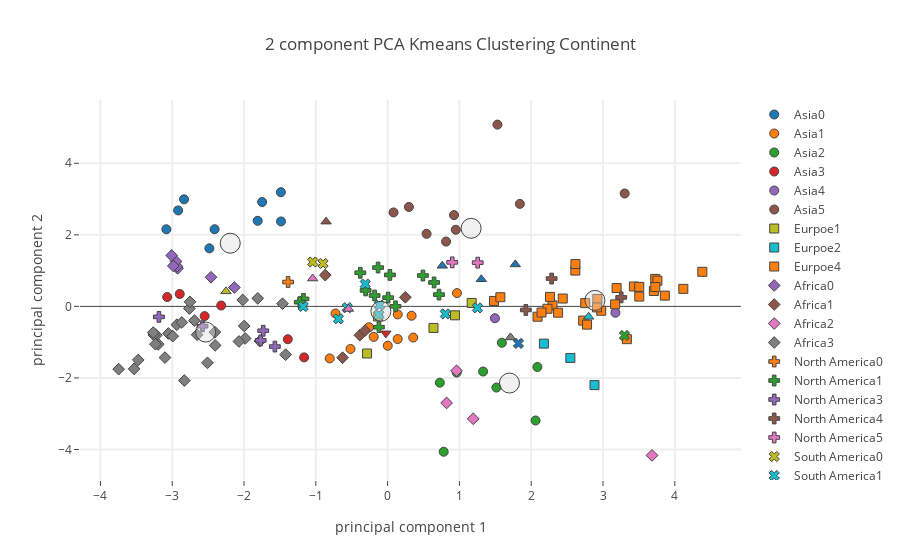

This figure's notebook cell:
### Code cell
# Calling plotly function 
plot_plotly(principalDf,"Continent",continent_centers,"Protein Foods")

### Figure 1 — Plotly figure (JSON) as saved in the notebook; plotly's stock layout.template omitted (floating-point values rounded to 4 significant figures)
{"data": [{"marker": {"color": 0, "line": {"width": 1}, "size": 9, "symbol": 0}, "mode": "markers", "name": "Asia0", "text": ["Bangladesh", "Cambodia", "Indonesia", "Lao People's Democratic Republic", "Myanmar", "Philippines", "Sri Lanka", "Thailand", "Viet Nam"], "type": "scatter", "uid": "895ba667-ea38-418d-a5b7-14397f39399d", "x": [-3.082, -2.836, -2.41, -2.918, -1.748, -1.81, -2.483, -1.485, -1.487], "y": [2.155, 2.992, 2.156, 2.682, 2.917, 2.392, 1.622, 2.374, 3.191]}, {"marker": {"color": 1, "line": {"width": 1}, "size": 9, "symbol": 0}, "mode": "markers", "name": "Asia1", "text": ["Afghanistan", "Cyprus", "Georgia", "Iran (Islamic Republic of)", "Iraq", "Jordan", "Lebanon", "Oman", "Pakistan", "Saudi Arabia", "United Arab Emirates"], "type": "scatter", "uid": "f20dccff-cd0a-4de5-b03a-003463ea3a97", "x": [-0.8066, 0.9657, 0.3567, 0.001336, -0.7261, 0.1399, -0.1941, 0.334, -0.5167, 0.1412, -0.2587], "y": [-1.454, 0.371, -0.8715, -1.1, -0.1993, -0.9128, -0.8538, -0.2617, -1.19, -0.2248, -0.5825]}, {"marker": {"color": 2, "line": {"width": 1}, "size": 9, "symbol": 0}, "mode": "markers", "name": "Asia2", "text": ["Armenia", "Azerbaijan", "Kazakhstan", "Kyrgyzstan", "Mongolia", "Turkey", "Turkmenistan", "Uzbekistan"], "type": "scatter", "uid": "14999152-c661-4707-8a0a-b183ad3771c0", "x": [1.591, 1.516, 2.086, 0.7269, 0.7811, 1.33, 2.061, 0.9623], "y": [-1.018, -2.269, -1.693, -2.133, -4.063, -1.821, -3.19, -1.851]}, {"marker": {"color": 3, "line": {"width": 1}, "size": 9, "symbol": 0}, "mode": "markers", "name": "Asia3", "text": ["Democratic People's Republic of Korea", "India", "Nepal", "Tajikistan", "Timor-Leste", "Yemen"], "type": "scatter", "uid": "bb7470d9-782e-4276-af9c-0b909503994e", "x": [-2.896, -2.318, -2.549, -1.163, -3.07, -1.391], "y": [0.3473, 0.02406, -0.272, -1.426, 0.2604, -0.9182]}, {"marker": {"color": 4, "line": {"width": 1}, "size": 9, "symbol": 0}, "mode": "markers", "name": "Asia4", "text": ["Israel", "Kuwait"], "type": "scatter", "uid": "bb8e1862-765e-4e41-add1-dd4f0e8ce915", "x": [3.173, 1.495], "y": [-0.1774, -0.3321]}, {"marker": {"color": 5, "line": {"width": 1}, "size": 9, "symbol": 0}, "mode": "markers", "name": "Asia5", "text": ["Brunei Darussalam", "China, Hong Kong SAR", "China, Macao SAR", "China, mainland", "China, Taiwan Province of", "Japan", "Malaysia", "Maldives", "Republic of Korea"], "type": "scatter", "uid": "11a1b8e6-3f91-48c1-9489-4d4ce7a92a42", "x": [0.9493, 3.302, 1.842, 0.8142, 0.5425, 0.9249, 0.08254, 1.53, 0.2961], "y": [2.142, 3.155, 2.865, 1.811, 2.027, 2.551, 2.626, 5.08, 2.779]}, {"marker": {"color": 6, "line": {"width": 1}, "size": 9, "symbol": 0}, "mode": "markers", "name": "Asia6", "text": [], "type": "scatter", "uid": "de3d434f-aeef-45e0-a446-11d0a499105a", "x": [], "y": []}, {"marker": {"color": 0, "line": {"width": 1}, "size": 9, "symbol": 1}, "mode": "markers", "name": "Eurpoe0", "text": [], "type": "scatter", "uid": "7ba9e62d-da0c-40de-b3c3-1bb3f106cd21", "x": [], "y": []}, {"marker": {"color": 1, "line": {"width": 1}, "size": 9, "symbol": 1}, "mode": "markers", "name": "Eurpoe1", "text": ["Bosnia and Herzegovina", "Bulgaria", "Republic of Moldova", "Serbia", "Slovakia"], "type": "scatter", "uid": "1c94dba4-87ed-409b-a75d-ca1567baa90d", "x": [-0.2865, 0.9384, -0.132, 0.6384, 1.171], "y": [-1.317, -0.2492, -0.2819, -0.6023, 0.09598]}, {"marker": {"color": 2, "line": {"width": 1}, "size": 9, "symbol": 1}, "mode": "markers", "name": "Eurpoe2", "text": ["Albania", "Greece", "Romania"], "type": "scatter", "uid": "4ccd4f65-01fe-4931-b40a-933c3db8f9b6", "x": [2.881, 2.545, 2.177], "y": [-2.2, -1.441, -1.041]}, {"marker": {"color": 3, "line": {"width": 1}, "size": 9, "symbol": 1}, "mode": "markers", "name": "Eurpoe3", "text": [], "type": "scatter", "uid": "7bf4732c-8889-45a0-85c6-b2619f8fdbc7", "x": [], "y": []}, {"marker": {"color": 4, "line": {"width": 1}, "size": 9, "symbol": 1}, "mode": "markers", "name": "Eurpoe4", "text": ["Austria", "Belarus", "Belgium", "Croatia", "Czechia", "Denmark", "Estonia", "Finland", "France", "Germany", "Hungary", "Iceland", "Ireland", "Italy", "Latvia", "Lithuania", "Luxembourg", "Malta", "Montenegro", "Netherlands", "Norway", "Poland", "Portugal", "Russian Federation", "Slovenia", "Spain", "Sweden", "Switzerland", "Ukraine", "United Kingdom"], "type": "scatter", "uid": "962b0ebf-37d3-4e0c-8530-1a4624012147", "x": [3.43, 3.727, 2.297, 1.482, 2.262, 3.505, 3.333, 4.119, 3.169, 3.189, 1.57, 3.862, 2.724, 2.752, 2.975, 4.383, 3.505, 2.439, 2.778, 3.708, 2.921, 3.757, 2.614, 2.917, 2.088, 2.616, 3.729, 2.227, 2.144, 2.374], "y": [0.5553, 0.7676, 0.02753, 0.1522, 0.2645, 0.5451, -0.9163, 0.4894, 0.05683, 0.5137, 0.2564, 0.3008, -0.398, 0.09023, -0.1223, 0.9663, 0.275, 0.2192, -0.5101, 0.4303, 0.2097, 0.7188, 1.001, -0.02854, -0.2891, 1.185, 0.541, -0.06654, -0.1704, -0.1763]}, {"marker": {"color": 5, "line": {"width": 1}, "size": 9, "symbol": 1}, "mode": "markers", "name": "Eurpoe5", "text": [], "type": "scatter", "uid": "d4be596e-9a38-4a07-9258-797a8a319822", "x": [], "y": []}, {"marker": {"color": 6, "line": {"width": 1}, "size": 9, "symbol": 1}, "mode": "markers", "name": "Eurpoe6", "text": [], "type": "scatter", "uid": "e754fdcd-ecad-4671-a9b1-96236304104a", "x": [], "y": []}, {"marker": {"color": 0, "line": {"width": 1}, "size": 9, "symbol": 2}, "mode": "markers", "name": "Africa0", "text": ["Gambia", "Guinea", "Guinea-Bissau", "Liberia", "Madagascar", "Senegal", "Sierra Leone"], "type": "scatter", "uid": "02ae1a6e-3816-402c-9d83-ea3e29725e03", "x": [-2.135, -2.926, -2.935, -2.947, -2.985, -2.46, -3.008], "y": [0.5281, 1.063, 1.119, 1.256, 1.131, 0.8145, 1.424]}, {"marker": {"color": 1, "line": {"width": 1}, "size": 9, "symbol": 2}, "mode": "markers", "name": "Africa1", "text": ["Egypt", "Gabon", "Mauritania", "Mauritius", "South Africa"], "type": "scatter", "uid": "616f912c-7ea5-4c84-bbcd-28b155296de8", "x": [-0.3865, -0.8688, -0.6271, 0.247, -0.3152], "y": [-0.8067, 0.8738, -1.434, 0.2536, -0.6777]}, {"marker": {"color": 2, "line": {"width": 1}, "size": 9, "symbol": 2}, "mode": "markers", "name": "Africa2", "text": ["Algeria", "Morocco", "Sudan", "Tunisia"], "type": "scatter", "uid": "03dff297-406b-426b-90ee-7871a33bcee4", "x": [0.8217, 1.192, 3.683, 0.9602], "y": [-2.699, -3.143, -4.164, -1.799]}, {"marker": {"color": 3, "line": {"width": 1}, "size": 9, "symbol": 2}, "mode": "markers", "name": "Africa3", "text": ["Angola", "Benin", "Botswana", "Burkina Faso", "Cabo Verde", "Cameroon", "Central African Republic", "Chad", "Congo (note no data in Food suppley tables for DRC)", "CÃƒÂ´te d'Ivoire", "Djibouti", "Ethiopia", "Ghana", "Kenya", "Lesotho", "Malawi", "Mali", "Mozambique", "Namibia", "Niger", "Nigeria", "Rwanda", "Sao Tome and Principe", "Eswatini", "Togo", "Uganda", "United Republic of Tanzania", "Zambia", "Zimbabwe"], "type": "scatter", "uid": "1cfe7b39-68c5-4068-b82f-de960649d24a", "x": [-1.998, -2.761, -1.779, -3.053, -1.465, -3.22, -2.402, -2.936, -2.018, -2.753, -1.42, -3.101, -2.691, -2.509, -2.831, -3.531, -2.406, -3.257, -1.984, -3.473, -2.866, -3.746, -1.809, -2.071, -3.264, -3.194, -3.234, -2.993, -2.654], "y": [-0.5484, -0.0614, -0.9705, -0.7575, 0.07609, -0.8056, -1.09, -0.5118, 0.1795, 0.1269, -1.349, -1.431, -0.3966, -1.578, -2.073, -1.747, -0.7207, -0.7985, -0.8965, -1.498, -0.4496, -1.756, 0.2235, -0.9806, -0.7307, -1.06, -1.056, -0.8322, -0.7923]}, {"marker": {"color": 4, "line": {"width": 1}, "size": 9, "symbol": 2}, "mode": "markers", "name": "Africa4", "text": [], "type": "scatter", "uid": "c61a6a34-a129-49b7-a7be-6ea35d948032", "x": [], "y": []}, {"marker": {"color": 5, "line": {"width": 1}, "size": 9, "symbol": 2}, "mode": "markers", "name": "Africa5", "text": [], "type": "scatter", "uid": "54aac511-8dab-49bf-b582-c554dbdf8835", "x": [], "y": []}, {"marker": {"color": 6, "line": {"width": 1}, "size": 9, "symbol": 2}, "mode": "markers", "name": "Africa6", "text": [], "type": "scatter", "uid": "b7c962eb-da80-4da1-ab95-fe5d91f483e1", "x": [], "y": []}, {"marker": {"color": 0, "line": {"width": 1}, "size": 9, "symbol": 3}, "mode": "markers", "name": "North America0", "text": ["Dominican Republic"], "type": "scatter", "uid": "106b4f44-3c36-4fbe-83f0-e73d10ddcecd", "x": [-1.386], "y": [0.6811]}, {"marker": {"color": 1, "line": {"width": 1}, "size": 9, "symbol": 3}, "mode": "markers", "name": "North America1", "text": ["Barbados", "Belize", "Costa Rica", "Cuba", "Dominica", "Grenada", "Jamaica", "Mexico", "Panama", "Saint Kitts and Nevis", "Saint Lucia", "Saint Vincent and the Grenadines", "Trinidad and Tobago"], "type": "scatter", "uid": "c0666822-7559-425b-bd21-7492a58ef7d9", "x": [0.7157, -1.172, -0.1812, -1.223, 0.1099, 0.03158, -0.3062, -0.1214, -0.3806, -0.133, 0.6469, 0.4919, 0.007467], "y": [0.329, 0.2096, 0.3032, 0.1173, 0.002163, 0.8801, 0.4467, -0.5812, 0.9396, 1.085, 0.6691, 0.8623, 0.2446]}, {"marker": {"color": 2, "line": {"width": 1}, "size": 9, "symbol": 3}, "mode": "markers", "name": "North America2", "text": [], "type": "scatter", "uid": "f04a1d17-8ee8-4ab2-ac16-f40939b13338", "x": [], "y": []}, {"marker": {"color": 3, "line": {"width": 1}, "size": 9, "symbol": 3}, "mode": "markers", "name": "North America3", "text": ["El Salvador", "Guatemala", "Haiti", "Honduras", "Nicaragua"], "type": "scatter", "uid": "fe749d90-275b-412f-b6e7-0a9cf02ba531", "x": [-1.57, -1.768, -3.185, -1.732, -2.579], "y": [-1.123, -0.9494, -0.2936, -0.6808, -0.5548]}, {"marker": {"color": 4, "line": {"width": 1}, "size": 9, "symbol": 3}, "mode": "markers", "name": "North America4", "text": ["Bermuda", "Canada", "United States of America"], "type": "scatter", "uid": "ec485a32-1ed0-477d-a76e-cde3b3b7fd85", "x": [2.284, 1.925, 3.254], "y": [0.7772, -0.1002, 0.2515]}, {"marker": {"color": 5, "line": {"width": 1}, "size": 9, "symbol": 3}, "mode": "markers", "name": "North America5", "text": ["Antigua and Barbuda", "Bahamas"], "type": "scatter", "uid": "140214d3-a35b-449c-851f-392144da0b27", "x": [0.8999, 1.255], "y": [1.231, 1.222]}, {"marker": {"color": 6, "line": {"width": 1}, "size": 9, "symbol": 3}, "mode": "markers", "name": "North America6", "text": [], "type": "scatter", "uid": "fd865454-2882-451d-8220-7857d1367705", "x": [], "y": []}, {"marker": {"color": 0, "line": {"width": 1}, "size": 9, "symbol": 4}, "mode": "markers", "name": "South America0", "text": ["Guyana", "Suriname"], "type": "scatter", "uid": "9562e375-8160-47be-a0e1-fe35e35b786d", "x": [-0.8993, -1.042], "y": [1.199, 1.24]}, {"marker": {"color": 1, "line": {"width": 1}, "size": 9, "symbol": 4}, "mode": "markers", "name": "South America1", "text": ["Bolivia (Plurinational State of)", "Brazil", "Chile", "Colombia", "Ecuador", "Paraguay", "Peru", "Venezuela (Bolivarian Republic of)"], "type": "scatter", "uid": "abd66a81-bf15-4c62-b33f-eba5ebed7582", "x": [-0.6851, 0.8043, 1.251, -0.5625, -0.3115, -0.1218, -1.176, -0.1124], "y": [-0.3476, -0.2108, -0.04192, -0.03654, 0.6226, -0.2354, -0.003384, 0.03278]}, {"marker": {"color": 2, "line": {"width": 1}, "size": 9, "symbol": 4}, "mode": "markers", "name": "South America2", "text": ["Uruguay"], "type": "scatter", "uid": "eec24932-3de5-4ba6-8a64-73d602a35757", "x": [1.822], "y": [-1.035]}, {"marker": {"color": 3, "line": {"width": 1}, "size": 9, "symbol": 4}, "mode": "markers", "name": "South America3", "text": [], "type": "scatter", "uid": "1a8d3b98-5863-40f8-84ca-b3450ac6a5e5", "x": [], "y": []}, {"marker": {"color": 4, "line": {"width": 1}, "size": 9, "symbol": 4}, "mode": "markers", "name": "South America4", "text": ["Argentina"], "type": "scatter", "uid": "e297d51b-0282-467e-9878-700ed9d84a48", "x": [3.298], "y": [-0.8127]}, {"marker": {"color": 5, "line": {"width": 1}, "size": 9, "symbol": 4}, "mode": "markers", "name": "South America5", "text": [], "type": "scatter", "uid": "6c15c07a-3ded-4806-a89f-047fbe42064c", "x": [], "y": []}, {"marker": {"color": 6, "line": {"width": 1}, "size": 9, "symbol": 4}, "mode": "markers", "name": "South America6", "text": [], "type": "scatter", "uid": "351aa3b9-7a0f-4a9f-b393-b94c3ced1299", "x": [], "y": []}, {"marker": {"color": 0, "line": {"width": 1}, "size": 9, "symbol": 5}, "mode": "markers", "name": "Australia0", "text": ["Kiribati"], "type": "scatter", "uid": "b53c96d3-9f6a-4d18-9ea7-42dcf987f201", "x": [-0.8573], "y": [2.368]}, {"marker": {"color": 1, "line": {"width": 1}, "size": 9, "symbol": 5}, "mode": "markers", "name": "Australia1", "text": ["Fiji", "Vanuatu"], "type": "scatter", "uid": "a139d058-8dc4-4c1f-909b-9808b2d01391", "x": [-0.5451, -1.044], "y": [-0.07066, 0.7787]}, {"marker": {"color": 2, "line": {"width": 1}, "size": 9, "symbol": 5}, "mode": "markers", "name": "Australia2", "text": ["New Zealand"], "type": "scatter", "uid": "a2a8a53b-4ef0-4645-999f-b2988bbc4db7", "x": [1.712], "y": [-0.8674]}, {"marker": {"color": 3, "line": {"width": 1}, "size": 9, "symbol": 5}, "mode": "markers", "name": "Australia3", "text": ["Solomon Islands"], "type": "scatter", "uid": "6f07b899-40ca-42db-9c36-04de58673430", "x": [-2.251], "y": [0.4197]}, {"marker": {"color": 4, "line": {"width": 1}, "size": 9, "symbol": 5}, "mode": "markers", "name": "Australia4", "text": ["Australia"], "type": "scatter", "uid": "e2724b70-c3f4-4119-b525-3495c1bc7ce8", "x": [2.8], "y": [-0.2916]}, {"marker": {"color": 5, "line": {"width": 1}, "size": 9, "symbol": 5}, "mode": "markers", "name": "Australia5", "text": ["French Polynesia", "New Caledonia", "Samoa"], "type": "scatter", "uid": "8e5fd488-338d-40ef-aec2-1071b7a940e6", "x": [1.778, 1.305, 0.7613], "y": [1.173, 0.7577, 1.134]}, {"marker": {"color": 6, "line": {"width": 1}, "size": 9, "symbol": 5}, "mode": "markers", "name": "Australia6", "text": [], "type": "scatter", "uid": "b27ea4e8-6127-4584-8ba0-d22038ec60ae", "x": [], "y": []}, {"marker": {"color": 0, "line": {"width": 1}, "size": 9, "symbol": 6}, "mode": "markers", "name": "Europe0", "text": [], "type": "scatter", "uid": "4ded3162-94e8-48ff-8b8e-10f53669ba5e", "x": [], "y": []}, {"marker": {"color": 1, "line": {"width": 1}, "size": 9, "symbol": 6}, "mode": "markers", "name": "Europe1", "text": ["North Macedonia"], "type": "scatter", "uid": "51a45595-7c81-4b71-8117-2617bd4a3c7d", "x": [-0.02452], "y": [-0.7539]}, {"marker": {"color": 2, "line": {"width": 1}, "size": 9, "symbol": 6}, "mode": "markers", "name": "Europe2", "text": [], "type": "scatter", "uid": "e8ec419f-d433-467a-a8dd-bfad006a573f", "x": [], "y": []}, {"marker": {"color": 3, "line": {"width": 1}, "size": 9, "symbol": 6}, "mode": "markers", "name": "Europe3", "text": [], "type": "scatter", "uid": "57fb224b-4bf7-4c6e-97bc-902a0732d906", "x": [], "y": []}, {"marker": {"color": 4, "line": {"width": 1}, "size": 9, "symbol": 6}, "mode": "markers", "name": "Europe4", "text": [], "type": "scatter", "uid": "0c24c97c-295b-4599-a448-943ae4e47f12", "x": [], "y": []}, {"marker": {"color": 5, "line": {"width": 1}, "size": 9, "symbol": 6}, "mode": "markers", "name": "Europe5", "text": [], "type": "scatter", "uid": "7ee40931-833e-4712-b704-618f46c7104c", "x": [], "y": []}, {"marker": {"color": 6, "line": {"width": 1}, "size": 9, "symbol": 6}, "mode": "markers", "name": "Europe6", "text": [], "type": "scatter", "uid": "f6f4217e-8804-46d8-b2db-67fbaff86049", "x": [], "y": []}, {"marker": {"color": "rgba(220, 220, 220, .4)", "line": {"width": 1}, "size": 20}, "mode": "markers", "name": "Center", "type": "scatter", "uid": "18052e2d-ece6-4046-a7c3-bac6dac4cc03", "x": [-2.192, -0.09393, 1.697, -2.534, 2.887, 1.163], "y": [1.765, -0.1374, -2.143, -0.7183, 0.1676, 2.182]}], "layout": {"hovermode": "closest", "showlegend": true, "title": {"text": "2 component PCA Kmeans Clustering Continent"}, "xaxis": {"gridwidth": 2, "ticklen": 5, "title": {"text": "principal component 1"}, "zeroline": false}, "yaxis": {"gridwidth": 2, "ticklen": 5, "title": {"text": "principal component 2"}}}}
